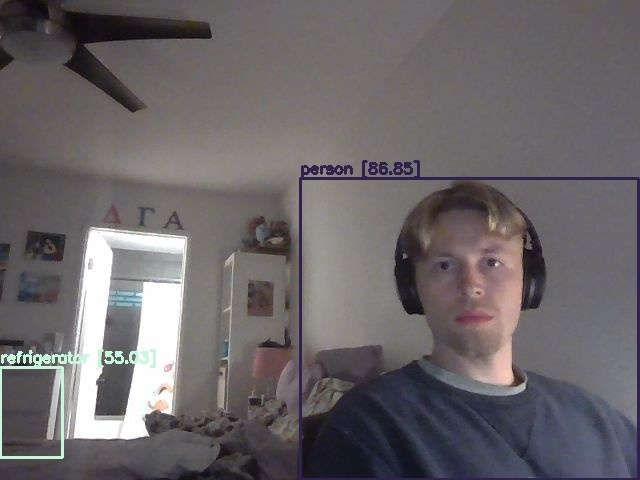
#> input picture ASG5/bad_file1.jpeg, 640 x 480 px, given in place of Bangkok.mp4, which was not available
$ jupyter execute --allow-errors Assignment5.ipynb   (shell and % lines are left out)   (text cells are left out)
#> lines starting #> are read from the running program, lines starting #| are printed output that depends on the picture; after the words box and inside, x2 and y2 are one past the last pixel; in counts of white or black regions, pixels touching at a corner belong together; pictures that were not available may be replaced by others from this repository, and a replacement may not be noted
[cell 1]
# Imports
from google.colab.patches import cv2_imshow
import cv2
import numpy as np

[cell 2]
# Mount Drive
from google.colab import drive
drive.mount('/content/drive', force_remount=True)

[cell 3]
videoFilePath = '/content/drive/MyDrive/Colab Notebooks/Image_Processing/ASG5/Bangkok.mp4'

#a) Print some information about video
cap = cv2.VideoCapture(videoFilePath)
video_fps = cap.get(cv2.CAP_PROP_FPS)
total_frames =  cap.get(cv2.CAP_PROP_FRAME_COUNT)
height =  cap.get(cv2.CAP_PROP_FRAME_HEIGHT)
width = cap.get(cv2.CAP_PROP_FRAME_WIDTH)

print(f"Frame Per second: {video_fps } \nTotal Frames: {total_frames} \nHeight: {height} \nWidth: {width}")

[cell 4]
#b) Play the file- method 1
# Check if camera opened successfully
if (cap.isOpened() == False):
  print("Error opening video stream or file")

# Create flag for running this, as cv2 has problems in Google Colabs
runCell = False

if runCell:
  while(True and frameNum < 1):
    ret, frame = cap.read()
    # Display the resulting frame
    cv2_imshow(frame)
    # Press Q on keyboard to stop recording
    if cv2.waitKey(1) & 0xFF == ord('q'):
      break
    frameNum = frameNum+1
  # When everything done, release the video capture and video write objects
  cap.release()
  # Closes all the frames
  cv2.destroyAllWindows()

[cell 5]
#Play the file- method 2
from IPython.display import HTML
from base64 import b64encode
video_path = videoFilePath

#> (the rest of this cell did not finish here and is left out)

[cell 6]
# we are using x264 codec for mp4
out_video_path = '/content/filtered_video.mp4'

[cell 7]
# Creating a VideoCapture object to read the video
video_path = videoFilePath
cap = cv2.VideoCapture(videoFilePath)

video_fps = cap.get(cv2.CAP_PROP_FPS)
numFrames =  cap.get(cv2.CAP_PROP_FRAME_COUNT)

fourcc = cv2.VideoWriter_fourcc(*'X264')
# fourcc = cv2.VideoWriter_fourcc('M', 'J', 'P', 'G')
writer = cv2.VideoWriter(out_video_path, apiPreference=0, fourcc=fourcc,
                     fps=video_fps, frameSize=(int(width), int(height)))

currFrame = 0
numFramesToPrint = 3

# Loop until the end of the video
while currFrame < numFrames:
    # Capture frame-by-frame
    ret, frame = cap.read()
#> frame is the input picture: shape (480, 640, 3); mean B, G, R 104.7, 101.9, 106.6
    #We only want to print 3 frames
    if ret==True and currFrame < numFramesToPrint:
      # conversion of BGR to grayscale is necessary to apply this operation
      gray = cv2.cvtColor(frame, cv2.COLOR_BGR2GRAY)
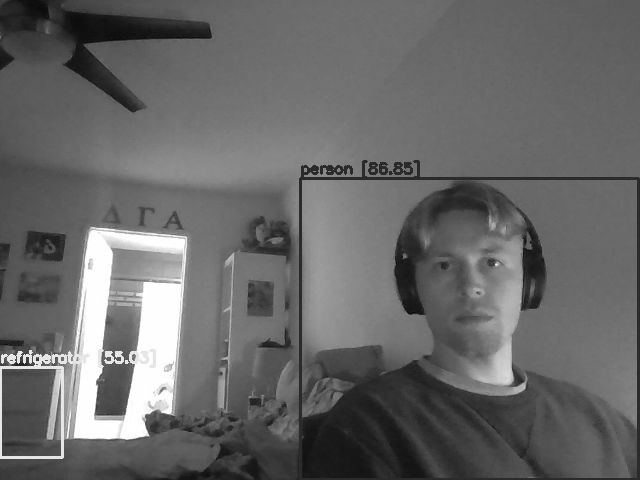
#> gray: shape (480, 640); min 7, max 255, mean 103.6

      # adaptive thresholding to use different threshold
      # values on different regions of the frame.
      Thresh = cv2.adaptiveThreshold(gray, 255, cv2.ADAPTIVE_THRESH_MEAN_C,
                                     cv2.THRESH_BINARY_INV, 11, 2)
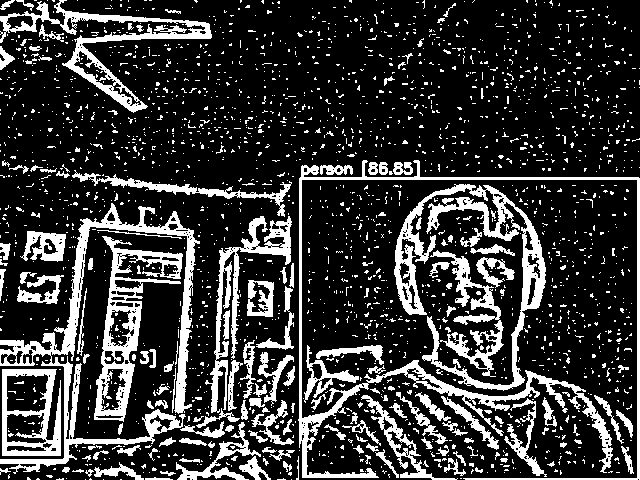
#> Thresh: shape (480, 640); 21.4% white; 2295 white regions (2124 under 20 px), largest, box (x1, y1, x2, y2) and area: (298, 160, 640, 480) 7461, (0, 203, 200, 474) 7279, (394, 184, 546, 391) 6218
      writer.write(frame)
      cv2_imshow(Thresh)
    currFrame = currFrame + 1

writer.release()
# release the video capture object
cap.release()
# Closes all the windows currently opened.
cv2.destroyAllWindows()

$ run again, on ASG5/cannot_recognize_rabbits.png
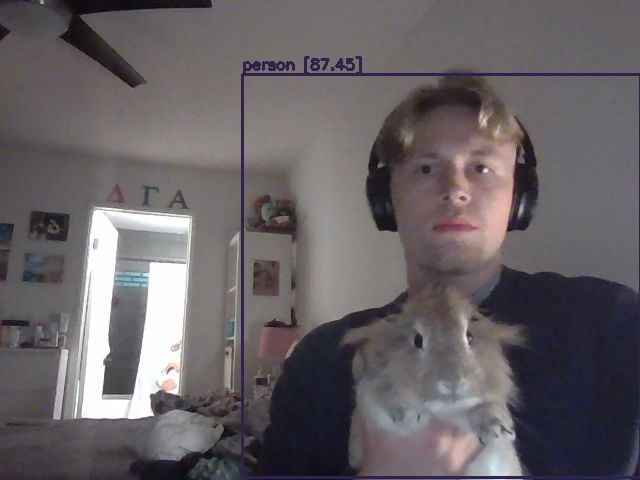
#> input picture ASG5/cannot_recognize_rabbits.png, 640 x 480 px, given in place of Bangkok.mp4, which was not available
#> frame is the input picture: shape (480, 640, 3); mean B, G, R 100.7, 97.3, 102.8
#> `gray = cv2.cvtColor(frame, cv2.COLOR_BGR2GRAY)`:
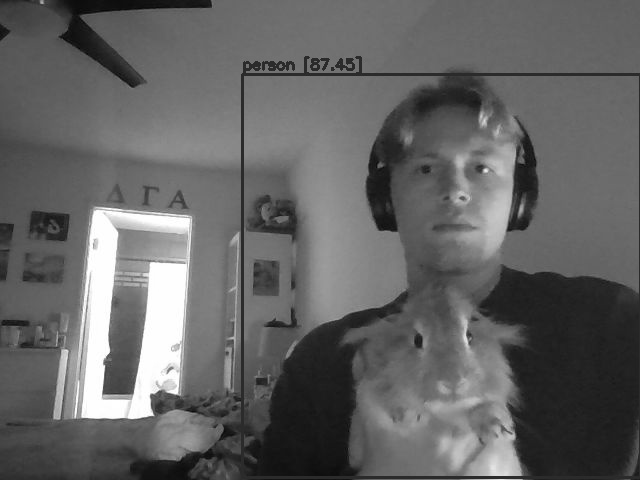
#> gray: shape (480, 640); min 1, max 255, mean 99.3
#> `Thresh = cv2.adaptiveThreshold(gray, 255, cv2.ADAPTIVE_THRESH_MEAN_C, ..`:
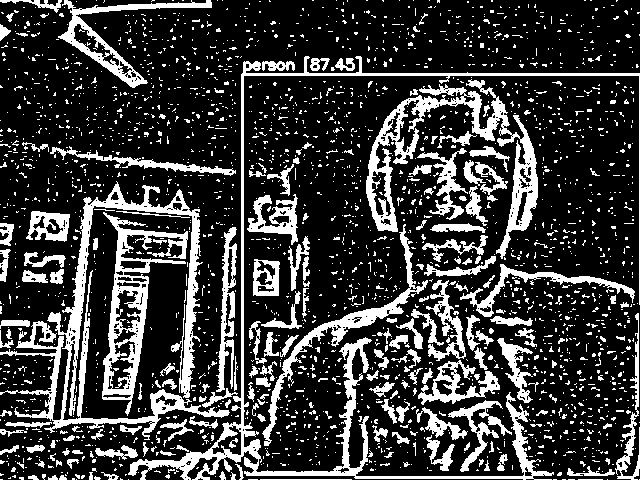
#> Thresh: shape (480, 640); 23% white; 2475 white regions (2277 under 20 px), largest, box (x1, y1, x2, y2) and area: (0, 181, 230, 440) 8465, (128, 56, 640, 480) 8404, (366, 79, 538, 259) 6135

$ run again, on ASG5/dog_classifier.png
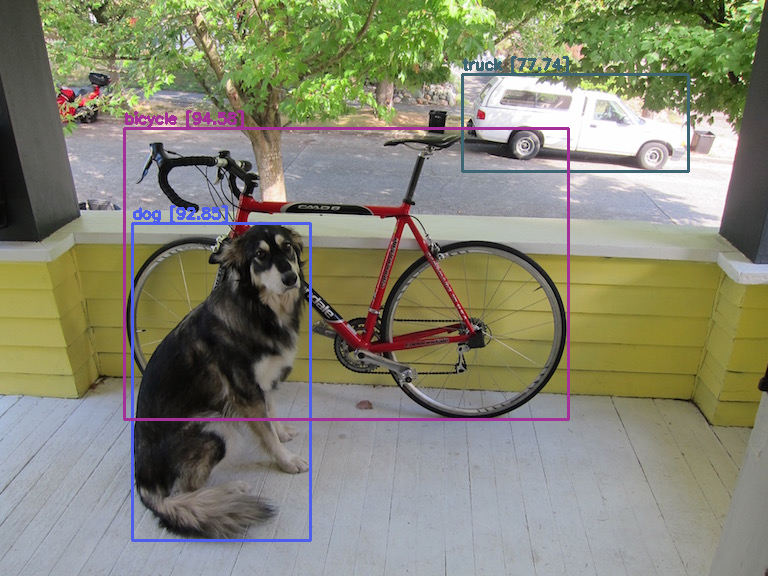
#> input picture ASG5/dog_classifier.png, 768 x 576 px, given in place of Bangkok.mp4, which was not available
#> frame is the input picture: shape (576, 768, 3); mean B, G, R 115, 133.7, 133.4
#> `gray = cv2.cvtColor(frame, cv2.COLOR_BGR2GRAY)`:
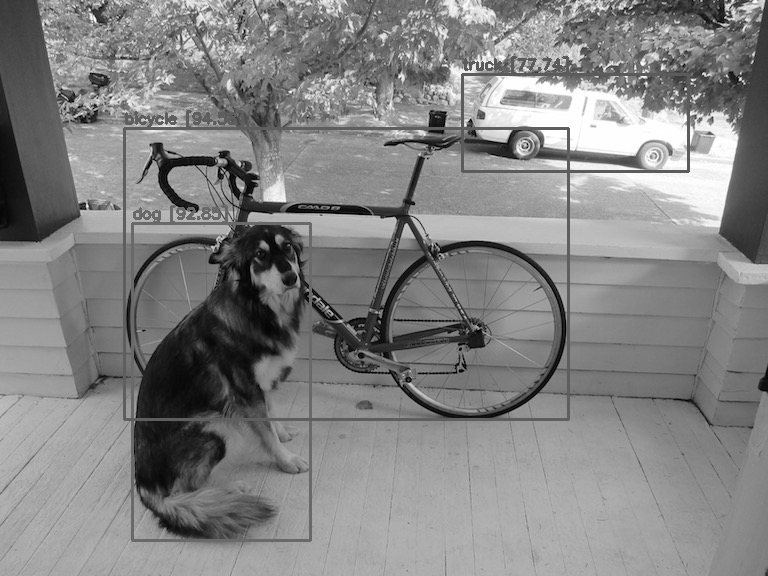
#> gray: shape (576, 768); min 0, max 255, mean 131.5
#> `Thresh = cv2.adaptiveThreshold(gray, 255, cv2.ADAPTIVE_THRESH_MEAN_C, ..`:
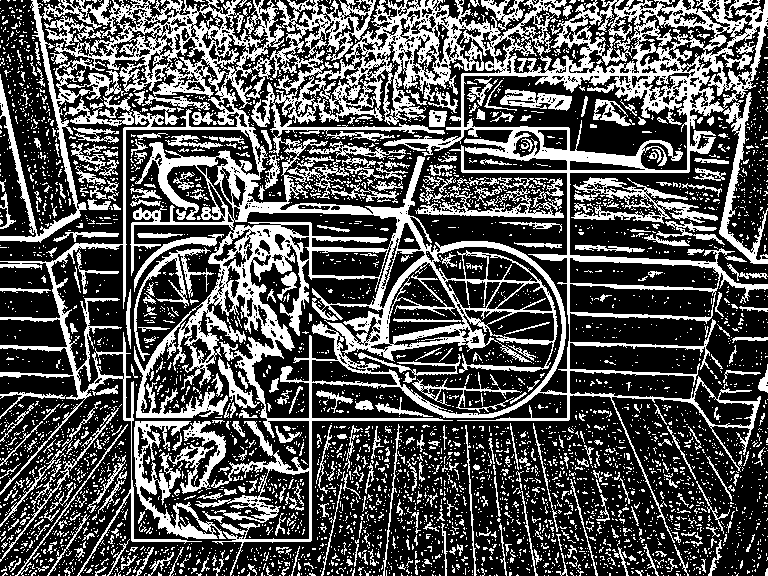
#> Thresh: shape (576, 768); 33.7% white; 4595 white regions (4153 under 20 px), largest, box (x1, y1, x2, y2) and area: (0, 0, 768, 576) 88961, (134, 421, 226, 539) 4072, (571, 177, 718, 224) 2038

$ run again, on ASG5/good_classifier.png
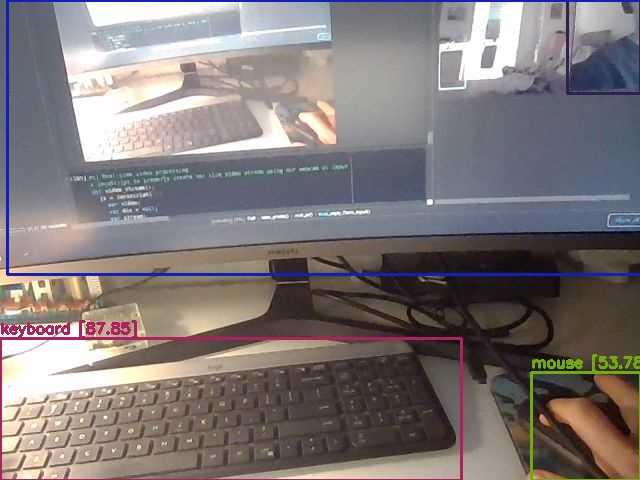
#> input picture ASG5/good_classifier.png, 640 x 480 px, given in place of Bangkok.mp4, which was not available
#> frame is the input picture: shape (480, 640, 3); mean B, G, R 121, 120.2, 127.7
#> `gray = cv2.cvtColor(frame, cv2.COLOR_BGR2GRAY)`:
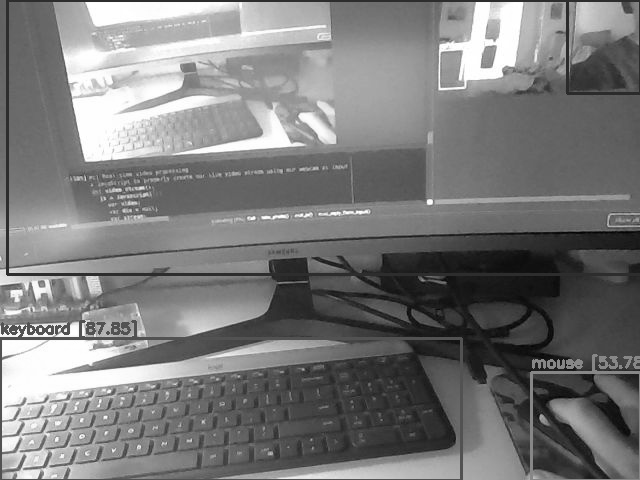
#> gray: shape (480, 640); min 3, max 255, mean 122.6
#> `Thresh = cv2.adaptiveThreshold(gray, 255, cv2.ADAPTIVE_THRESH_MEAN_C, ..`:
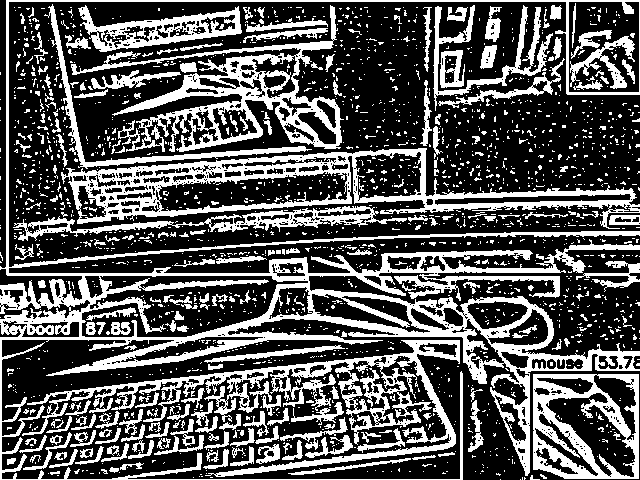
#> Thresh: shape (480, 640); 33.8% white; 1989 white regions (1754 under 20 px), largest, box (x1, y1, x2, y2) and area: (0, 0, 640, 480) 30099, (61, 148, 640, 229) 10776, (22, 340, 460, 477) 10068
